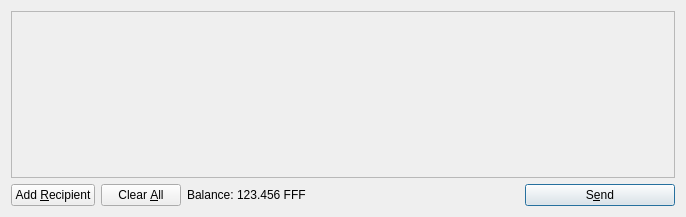
<?xml version="1.0" encoding="UTF-8"?>
<ui version="4.0">
 <class>SendCoinsDialog</class>
 <widget class="QDialog" name="SendCoinsDialog">
  <property name="geometry">
   <rect>
    <x>0</x>
    <y>0</y>
    <width>686</width>
    <height>217</height>
   </rect>
  </property>
  <property name="windowTitle">
   <string>Send Coins</string>
  </property>
  <layout class="QVBoxLayout" name="verticalLayout">
   <item>
    <widget class="QScrollArea" name="scrollArea">
     <property name="widgetResizable">
      <bool>true</bool>
     </property>
     <widget class="QWidget" name="scrollAreaWidgetContents">
      <property name="geometry">
       <rect>
        <x>0</x>
        <y>0</y>
        <width>666</width>
        <height>165</height>
       </rect>
      </property>
      <layout class="QVBoxLayout" name="verticalLayout_2">
       <property name="margin">
        <number>0</number>
       </property>
       <item>
        <layout class="QVBoxLayout" name="entries">
         <property name="spacing">
          <number>6</number>
         </property>
        </layout>
       </item>
       <item>
        <spacer name="verticalSpacer">
         <property name="orientation">
          <enum>Qt::Vertical</enum>
         </property>
         <property name="sizeHint" stdset="0">
          <size>
           <width>20</width>
           <height>40</height>
          </size>
         </property>
        </spacer>
       </item>
      </layout>
     </widget>
    </widget>
   </item>
   <item>
    <layout class="QHBoxLayout" name="horizontalLayout">
     <item>
      <widget class="QPushButton" name="addButton">
       <property name="toolTip">
        <string>Send to multiple recipients at once</string>
       </property>
       <property name="text">
        <string>Add &amp;Recipient</string>
       </property>
       <property name="icon">
        <iconset resource="../bitcoin.qrc">
         <normaloff>:/icons/add</normaloff>:/icons/add</iconset>
       </property>
       <property name="autoDefault">
        <bool>false</bool>
       </property>
      </widget>
     </item>
     <item>
      <widget class="QPushButton" name="clearButton">
       <property name="sizePolicy">
        <sizepolicy hsizetype="Minimum" vsizetype="Fixed">
         <horstretch>0</horstretch>
         <verstretch>0</verstretch>
        </sizepolicy>
       </property>
       <property name="toolTip">
        <string>Remove all transaction fields</string>
       </property>
       <property name="text">
        <string>Clear &amp;All</string>
       </property>
       <property name="icon">
        <iconset resource="../bitcoin.qrc">
         <normaloff>:/icons/remove</normaloff>:/icons/remove</iconset>
       </property>
       <property name="autoRepeatDelay">
        <number>300</number>
       </property>
       <property name="autoDefault">
        <bool>false</bool>
       </property>
      </widget>
     </item>
     <item>
      <layout class="QHBoxLayout" name="horizontalLayout_2">
       <property name="spacing">
        <number>3</number>
       </property>
       <item>
        <widget class="QLabel" name="label">
         <property name="text">
          <string>Balance:</string>
         </property>
        </widget>
       </item>
       <item>
        <widget class="QLabel" name="labelBalance">
         <property name="cursor">
          <cursorShape>IBeamCursor</cursorShape>
         </property>
         <property name="text">
          <string>123.456 FFF</string>
         </property>
         <property name="textInteractionFlags">
          <set>Qt::LinksAccessibleByMouse|Qt::TextSelectableByKeyboard|Qt::TextSelectableByMouse</set>
         </property>
        </widget>
       </item>
      </layout>
     </item>
     <item>
      <spacer name="horizontalSpacer">
       <property name="orientation">
        <enum>Qt::Horizontal</enum>
       </property>
       <property name="sizeHint" stdset="0">
        <size>
         <width>40</width>
         <height>20</height>
        </size>
       </property>
      </spacer>
     </item>
     <item>
      <widget class="QPushButton" name="sendButton">
       <property name="minimumSize">
        <size>
         <width>150</width>
         <height>0</height>
        </size>
       </property>
       <property name="toolTip">
        <string>Confirm the send action</string>
       </property>
       <property name="text">
        <string>S&amp;end</string>
       </property>
       <property name="icon">
        <iconset resource="../bitcoin.qrc">
         <normaloff>:/icons/send</normaloff>:/icons/send</iconset>
       </property>
       <property name="default">
        <bool>true</bool>
       </property>
      </widget>
     </item>
    </layout>
   </item>
  </layout>
 </widget>
 <resources>
  <include location="../bitcoin.qrc"/>
 </resources>
 <connections/>
</ui>
